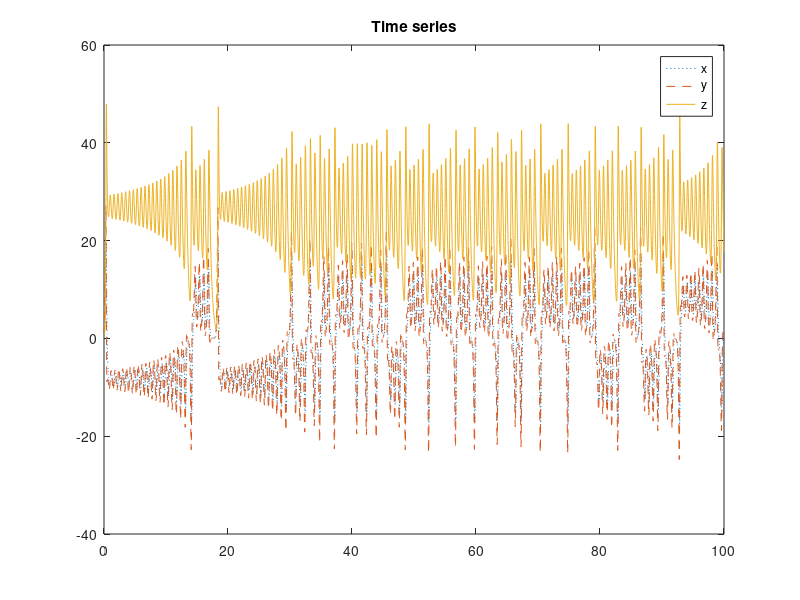
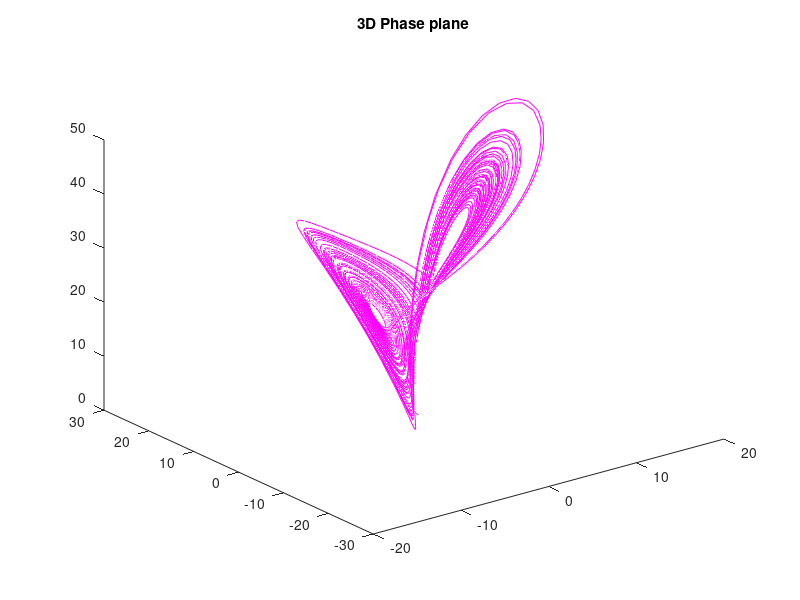
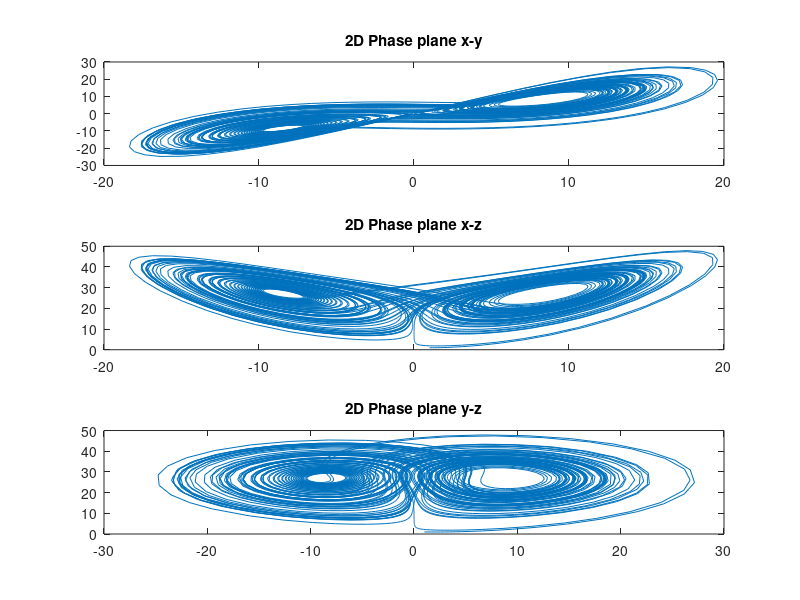

Reproduce these figures in MATLAB, in order.
sigma = 10; beta = 8/3; rho = 28;
f = @(t,a) [-sigma*a(1) + sigma*a(2); rho*a(1) - a(2) - a(1)*a(3); -beta*a(3) + a(1)*a(2)];
[t,a] = ode45(f,[0 100], [1 1 1]);

figure(1)
plot(t,a(:,1), ':', t,a(:,2), '--',t,a(:,3), '-')
title('Time series')
legend('x','y','z')

figure(2)
plot3(a(:,1),a(:,2),a(:,3),'m');
title('3D Phase plane')

figure(3)
subplot(311)
plot(a(:,1),a(:,2))
title('2D Phase plane x-y')
subplot(312)
plot(a(:,1),a(:,3));
title('2D Phase plane x-z')
subplot(313)
plot(a(:,2),a(:,3))
title('2D Phase plane y-z')